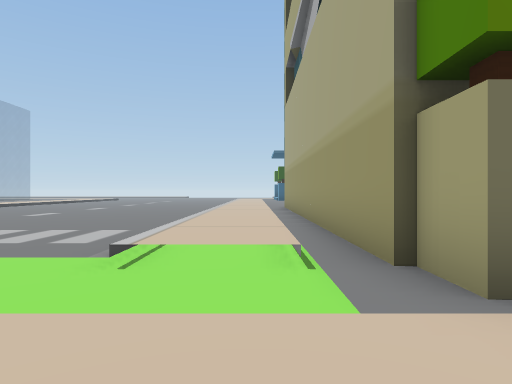
view 1 (above)

24 first-person views from a walk through a Unity game level. The camera is 0.64 m above the floor, looks level and sees 75° across. The floor is counted in squares, 1 m on a side. Each view is taken from the middle of a square. On the plan, view 1 faces up. The plan holds only what a view shows up to about 10 squares ahead; the rest is blank. The place goes on beyond the plan. Some animated figures are left out.

view 2
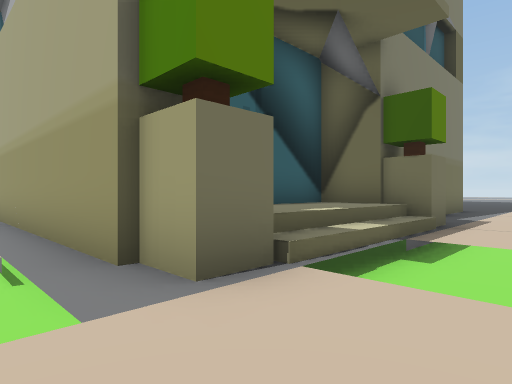

view 3
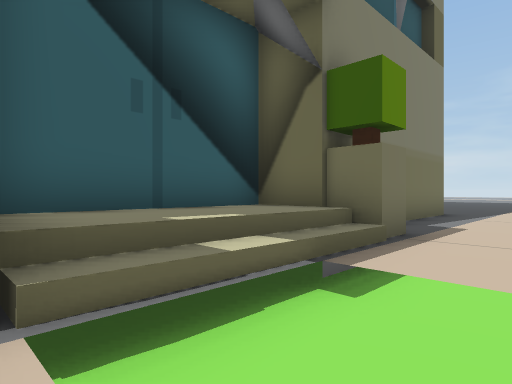

view 4
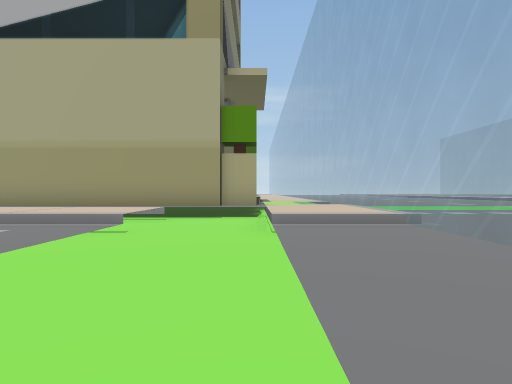

view 5
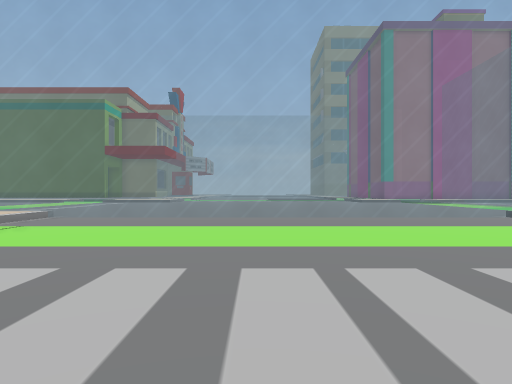

view 6
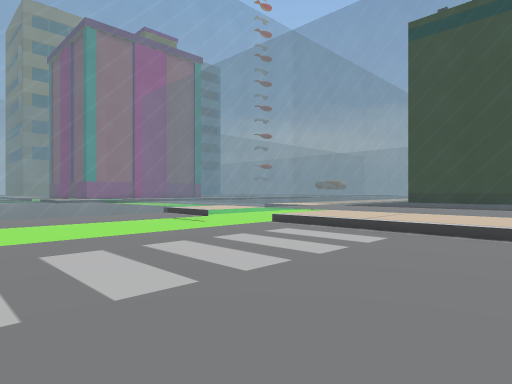

view 7
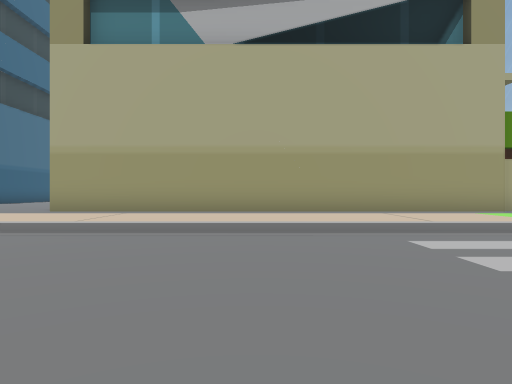

view 8
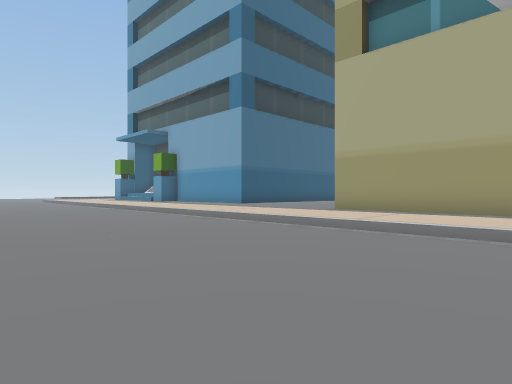

view 9
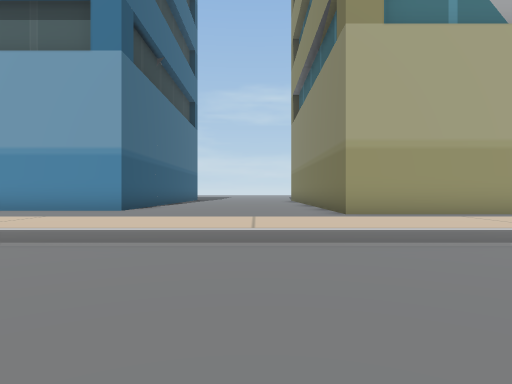

view 10
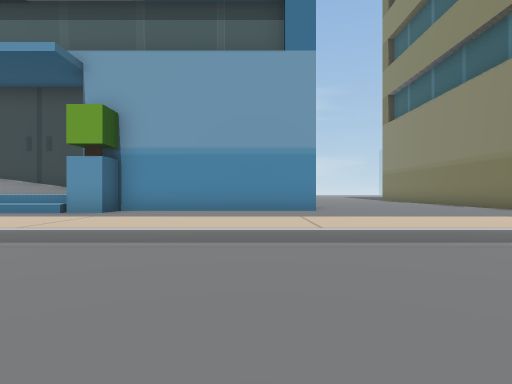

view 11
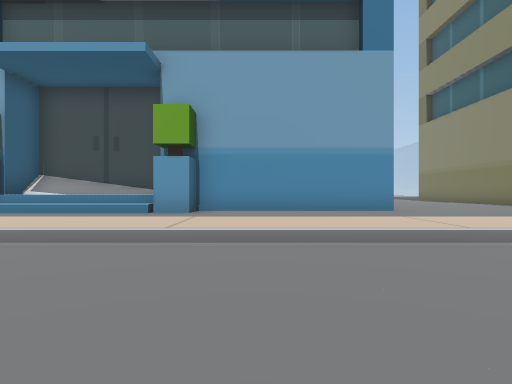

view 12
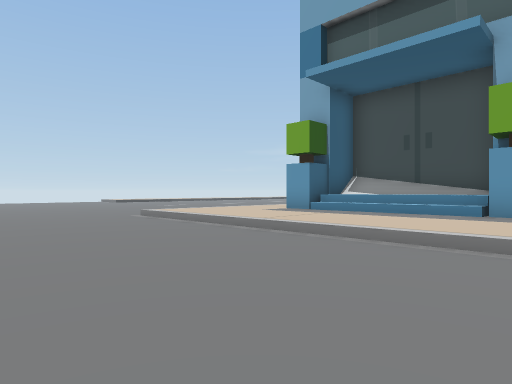

view 13
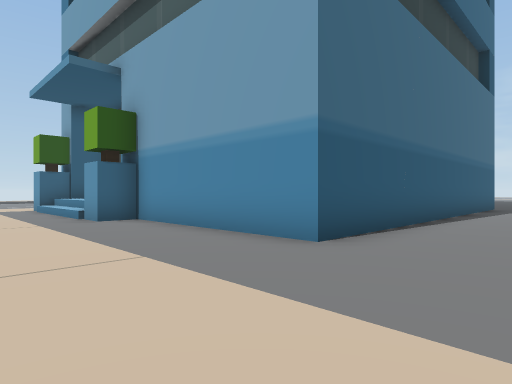

view 14
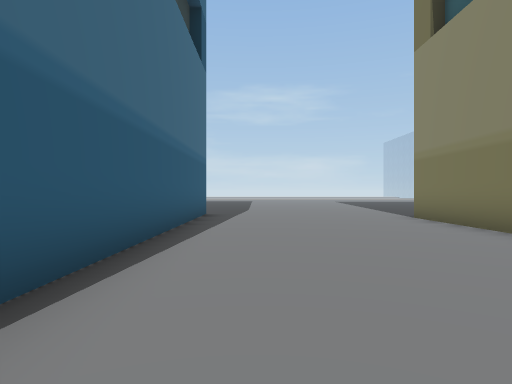

view 15
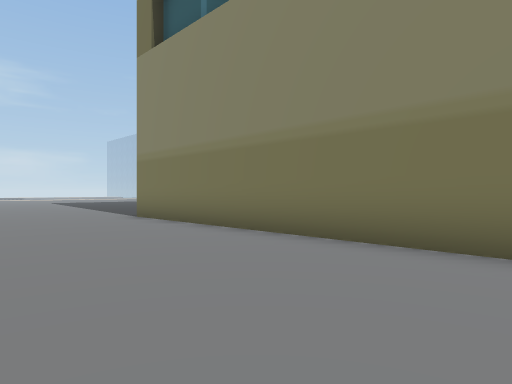

view 16
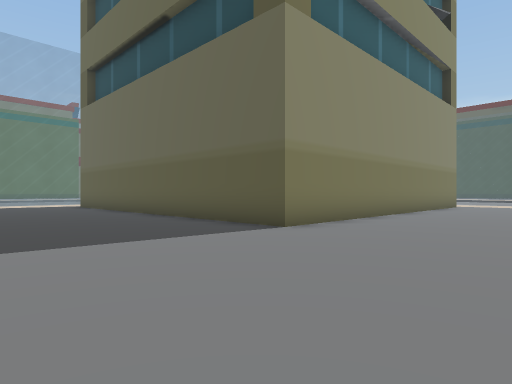

view 17
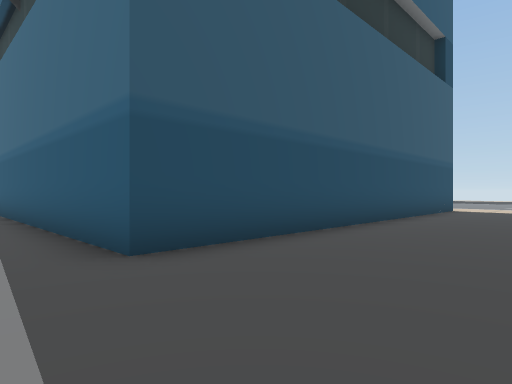

view 18
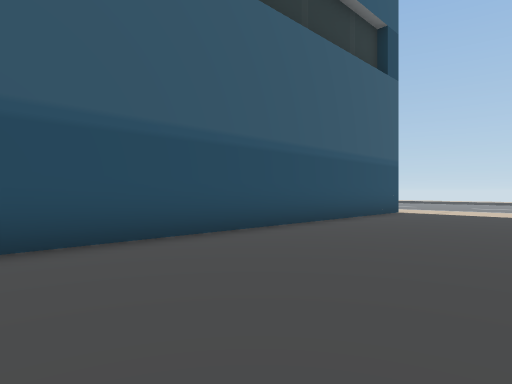

view 19
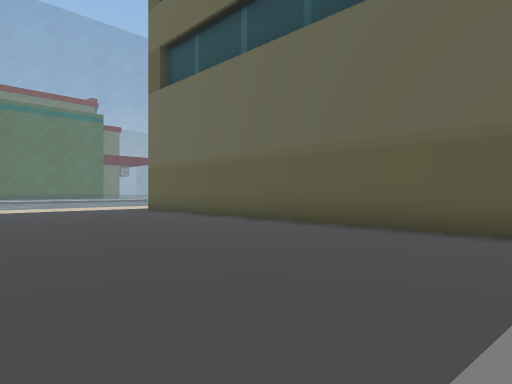

view 20
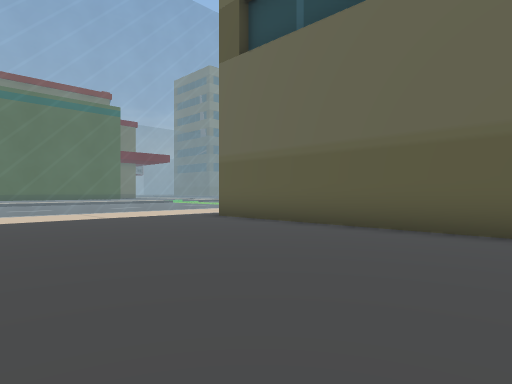

view 21
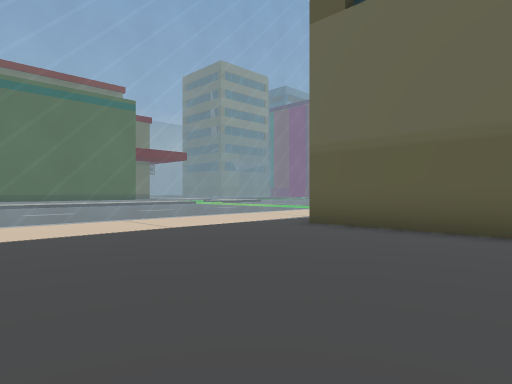

view 22
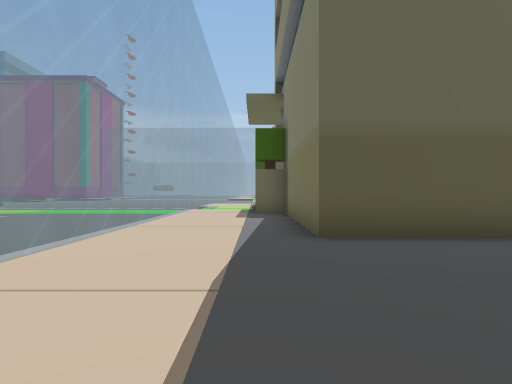

view 23
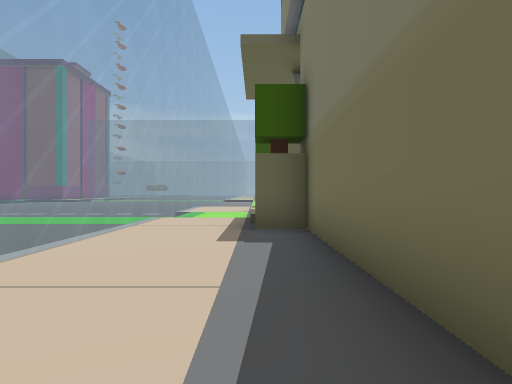

view 24
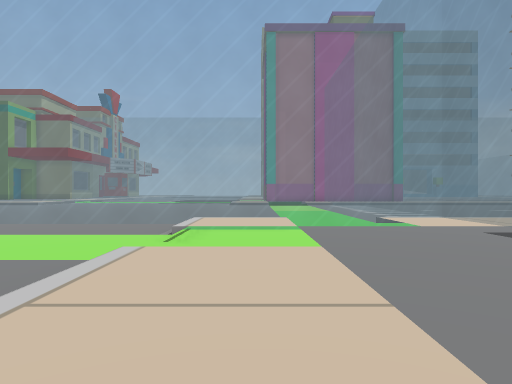

### Floor plan
Key: @ floor where view 1 was taken; . main floor; - floor 0.15 m lower than the main floor; _ floor 0.3 m lower than the main floor; / step, stairs or slope; = window, fence, low wall or low ledge; v drop or lower ground; H house.
Columns run from 20 left of view 1 to 18 right of it. Each row starts with its distance up from view 1.
 30                ---/...HH         HH...
 29                ---/...HHH        HH...
 28               ----/...HHH        HH...
 27               ----/...HHH        HH...
 26               ----/...HHH        HH...
 25               ----/...HH         HH...
 24               ----/....H         HH....
 23               ----/....H          H....
 22                ---/....H          H....
 21               ----/....H          H....
 20                ---/....HHHHHHHHHHHH....
 19               ----/...................
 18               ----/...................
 17               ----/...................
 16               ----/...................
 15               ----/...................
 14               ----/..HHHHHHHHHHHH......
 13              -----/..HH         H......
 12              -----/..HH         H......
 11              -----/..HH         H......
 10              -----/..HH         H......
  9         ----------/..HH         H......
  8   .....-----------/..HH         H......
  7 =......-----------/..HH         H......
  6  ......-----------/..HH         H......
  5   .....-----------/..HH         H......
  4   ..._/////////////__HHHHHH     H......
  3  ....________________HHHHHHHHHHHH......
  2  ...._ ____________==.H////H..........
  1 =.v v..-----------/....vv.............
  0 =.v v..-----------/.@..vv.............
 -1 ======================= =============
 -2          ==        ==== ======== ====
 -3           =         === === ===   ===

Where each view was taken, in squares from view 1:
view 1: 0 up, 0 right, facing up
view 2: 0 up, 0 right, facing up-right
view 3: 0 up, 2 right, facing up-right
view 4: 2 up, 7 left, facing right
view 5: 8 up, 7 left, facing down
view 6: 9 up, 8 left, facing down-left
view 7: 9 up, 7 left, facing right
view 8: 9 up, 7 left, facing up-right
view 9: 16 up, 6 left, facing right
view 10: 21 up, 6 left, facing right
view 11: 23 up, 6 left, facing right
view 12: 24 up, 6 left, facing up-right
view 13: 17 up, 1 left, facing up-right
view 14: 18 up, 4 right, facing right
view 15: 18 up, 4 right, facing down-right
view 16: 18 up, 17 right, facing down-left
view 17: 18 up, 17 right, facing up-left
view 18: 20 up, 18 right, facing up-left
view 19: 14 up, 18 right, facing down-left
view 20: 10 up, 18 right, facing down-left
view 21: 7 up, 18 right, facing down-left
view 22: 2 up, 17 right, facing left
view 23: 2 up, 13 right, facing left
view 24: 8 up, 15 left, facing down
